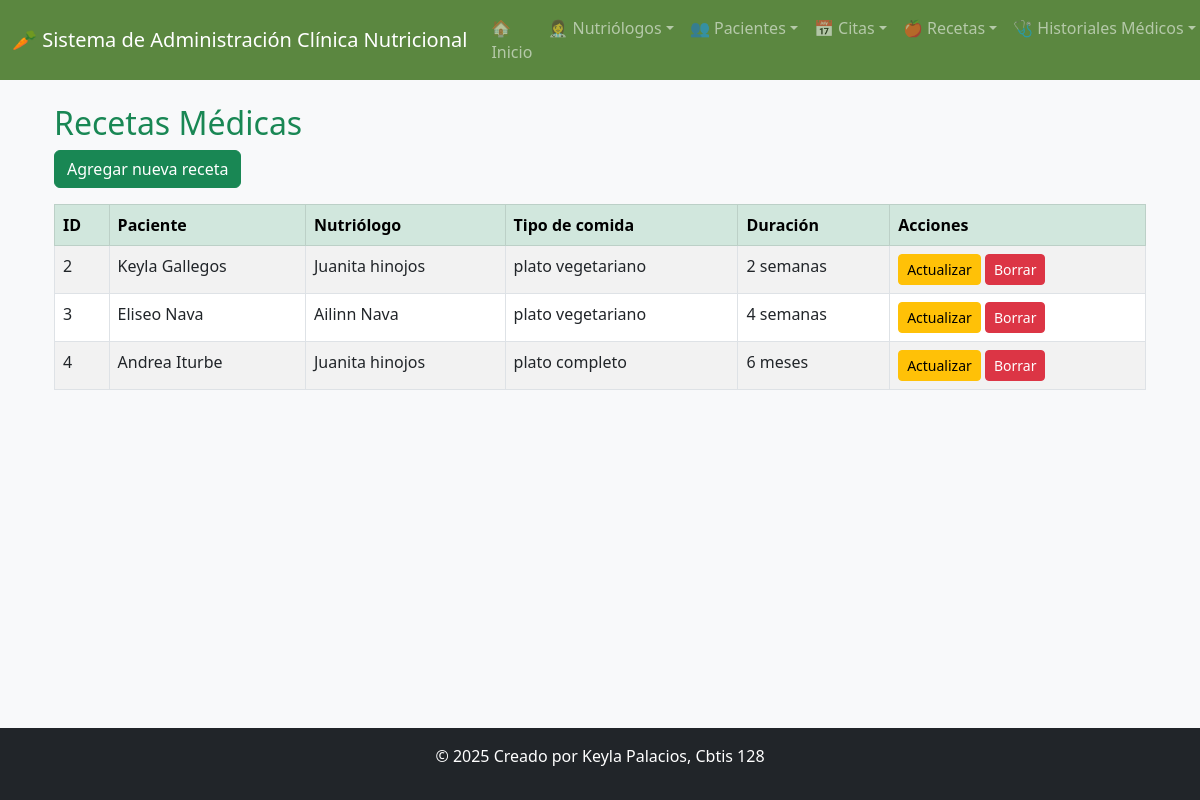
/ver_recetas/, run on the app's committed database.
### app_clinicanutricional/models.py (models this page shows, shortened)
class Receta(models.Model):
    ingredientes = models.TextField()
    tipocomida = models.CharField(max_length=100)
    medicamentos = models.TextField(blank=True, null=True)
    duracion = models.CharField(max_length=100)
    alergias = models.TextField(blank=True, null=True)
    id_paciente = models.ForeignKey(Paciente, on_delete=models.CASCADE)
    id_nutriologo = models.ForeignKey(Nutriologo, on_delete=models.CASCADE)
    class Meta:
        verbose_name = "Receta"
        verbose_name_plural = "Recetas"

class Paciente(models.Model):
    nombre = models.CharField(max_length=50)
    apellido = models.CharField(max_length=50)
    telefono = models.CharField(max_length=10)
    fechnacimiento = models.DateField()
    correo = models.EmailField(unique=True)
    direccion = models.CharField(max_length=100)
    sexo = models.CharField(
        max_length=10,
        choices=[
            ('Femenino', 'Femenino'),
            ('Masculino', 'Masculino')
        ]
    )
    id_nut = models.ForeignKey(
        Nutriologo,
        on_delete=models.CASCADE,
        related_name='pacientes'
    )
    class Meta:
        verbose_name = "Paciente"
        verbose_name_plural = "Pacientes"

class Nutriologo(models.Model):
    nombre = models.CharField(max_length=50)
    apellido = models.CharField(max_length=50)
    correo = models.EmailField(unique=True)
    direccion = models.CharField(max_length=100)
    telefono = models.CharField(max_length=10)
    experiencia = models.PositiveIntegerField(help_text="Años de experiencia")
    especialidad = models.CharField(max_length=100)
    class Meta:
        verbose_name = "Nutriólogo"
        verbose_name_plural = "Nutriólogos"

### app_clinicanutricional/views.py (the view)
# urls.py: path('ver_recetas/', views.ver_recetas, name='ver_recetas'),
def ver_recetas(request):
    recetas = Receta.objects.select_related('id_paciente', 'id_nutriologo').all()
    return render(request, 'recetas/ver_recetas.html', {'recetas': recetas})

### app_clinicanutricional/templates/recetas/ver_recetas.html
{% extends 'base.html' %}
{% block content %}
<div class="container mt-4">
    <h2 class="text-success">Recetas Médicas</h2>
    <a href="{% url 'agregar_receta' %}" class="btn btn-success mb-3">Agregar nueva receta</a>
    <table class="table table-bordered table-striped">
        <thead class="table-success">
            <tr>
                <th>ID</th>
                <th>Paciente</th>
                <th>Nutriólogo</th>
                <th>Tipo de comida</th>
                <th>Duración</th>
                <th>Acciones</th>
            </tr>
        </thead>
        <tbody>
            {% for receta in recetas %}
            <tr>
                <td>{{ receta.id }}</td>
                <td>{{ receta.id_paciente.nombre }} {{ receta.id_paciente.apellido }}</td>
                <td>{{ receta.id_nutriologo.nombre }} {{ receta.id_nutriologo.apellido }}</td>
                <td>{{ receta.tipocomida }}</td>
                <td>{{ receta.duracion }}</td>
                <td>
                    <a href="{% url 'actualizar_receta' receta.id %}" class="btn btn-warning btn-sm">Actualizar</a>
                    <a href="{% url 'borrar_receta' receta.id %}" class="btn btn-danger btn-sm">Borrar</a>
                </td>
            </tr>
            {% empty %}
            <tr>
                <td colspan="6" class="text-center text-muted">No hay recetas registradas.</td>
            </tr>
            {% endfor %}
        </tbody>
    </table>
</div>
{% endblock %}

### data on the page
Receta: id "2", id_paciente.nombre "Keyla", id_paciente.apellido "Gallegos", id_nutriologo.nombre "Juanita", id_nutriologo.apellido "hinojos", tipocomida "plato vegetariano", duracion "2 semanas"
Receta: id "3", id_paciente.nombre "Eliseo", id_paciente.apellido "Nava", id_nutriologo.nombre "Ailinn", id_nutriologo.apellido "Nava", tipocomida "plato vegetariano", duracion "4 semanas"
Receta: id "4", id_paciente.nombre "Andrea", id_paciente.apellido "Iturbe", id_nutriologo.nombre "Juanita", id_nutriologo.apellido "hinojos", tipocomida "plato completo", duracion "6 meses"
